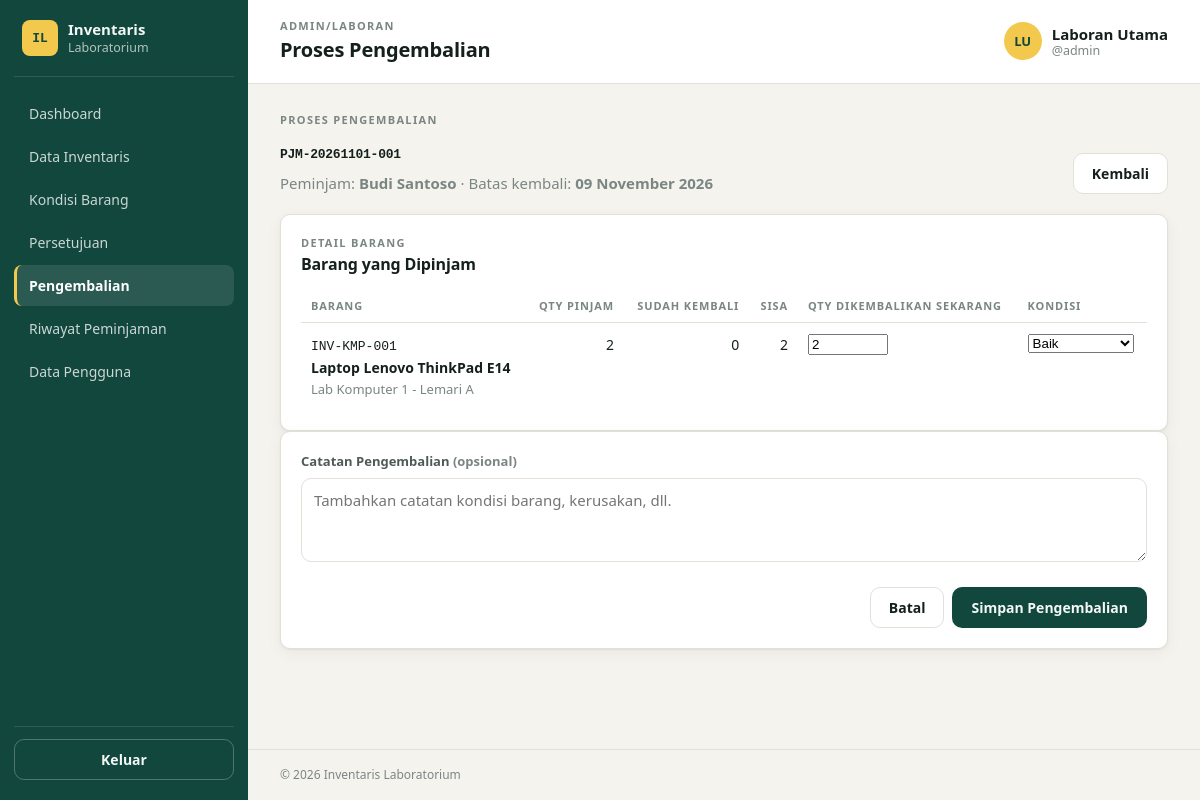
The app's page /modules/pengembalian/proses.php?id=1 (signed in) with its own data.
### tables this page shows
CREATE TABLE users (
  id            INT UNSIGNED AUTO_INCREMENT PRIMARY KEY,
  full_name     VARCHAR(100) NOT NULL,
  username      VARCHAR(50)  NOT NULL,
  password_hash VARCHAR(255) NOT NULL,              
  role          ENUM('admin','peminjam') NOT NULL DEFAULT 'peminjam',
  identity_no   VARCHAR(30)  NULL,                  
  user_type     ENUM('laboran','mahasiswa','dosen') NOT NULL DEFAULT 'mahasiswa',
  is_active     TINYINT(1)   NOT NULL DEFAULT 1,    
  created_at    DATETIME     NOT NULL DEFAULT CURRENT_TIMESTAMP,
  updated_at    DATETIME     NOT NULL DEFAULT CURRENT_TIMESTAMP ON UPDATE CURRENT_TIMESTAMP,
  CONSTRAINT uq_users_username UNIQUE (username)
);

CREATE TABLE borrowings (
  id                 INT UNSIGNED AUTO_INCREMENT PRIMARY KEY,
  borrowing_code     VARCHAR(30)  NOT NULL,
  user_id            INT UNSIGNED NOT NULL,
  borrow_date        DATE NOT NULL,
  planned_return_date DATE NOT NULL,
  purpose            VARCHAR(255) NOT NULL,
  status             ENUM('menunggu','dipinjam','ditolak','selesai') NOT NULL DEFAULT 'menunggu',
  rejection_reason   VARCHAR(255) NULL,
  processed_by       INT UNSIGNED NULL,           
  processed_at       DATETIME NULL,
  created_at         DATETIME NOT NULL DEFAULT CURRENT_TIMESTAMP,
  updated_at         DATETIME NOT NULL DEFAULT CURRENT_TIMESTAMP ON UPDATE CURRENT_TIMESTAMP,
  CONSTRAINT uq_borrowings_code UNIQUE (borrowing_code),
  CONSTRAINT fk_borrowings_user FOREIGN KEY (user_id)
    REFERENCES users(id) ON UPDATE CASCADE ON DELETE RESTRICT,
  CONSTRAINT fk_borrowings_admin FOREIGN KEY (processed_by)
    REFERENCES users(id) ON UPDATE CASCADE ON DELETE SET NULL,
  CONSTRAINT chk_borrowings_dates CHECK (planned_return_date >= borrow_date)
);

CREATE TABLE borrowing_details (
  id            INT UNSIGNED AUTO_INCREMENT PRIMARY KEY,
  borrowing_id  INT UNSIGNED NOT NULL,
  inventory_id  INT UNSIGNED NOT NULL,
  qty           INT UNSIGNED NOT NULL,
  qty_returned  INT UNSIGNED NOT NULL DEFAULT 0,
  CONSTRAINT fk_bdetail_borrowing FOREIGN KEY (borrowing_id)
    REFERENCES borrowings(id) ON UPDATE CASCADE ON DELETE CASCADE,
  CONSTRAINT fk_bdetail_inventory FOREIGN KEY (inventory_id)
    REFERENCES inventories(id) ON UPDATE CASCADE ON DELETE RESTRICT,
  CONSTRAINT uq_bdetail_item UNIQUE (borrowing_id, inventory_id),
  CONSTRAINT chk_bdetail_qty CHECK (qty >= 1 AND qty_returned <= qty)
);

CREATE TABLE inventories (
  id              INT UNSIGNED AUTO_INCREMENT PRIMARY KEY,
  code            VARCHAR(30)  NOT NULL,
  name            VARCHAR(150) NOT NULL,
  category_id     INT UNSIGNED NOT NULL,
  location        VARCHAR(100) NOT NULL,
  description     TEXT NULL,
  qty_total       INT UNSIGNED NOT NULL DEFAULT 0,
  qty_available   INT UNSIGNED NOT NULL DEFAULT 0,
  qty_borrowed    INT UNSIGNED NOT NULL DEFAULT 0,
  qty_damaged     INT UNSIGNED NOT NULL DEFAULT 0,  
  qty_damaged_light INT UNSIGNED NOT NULL DEFAULT 0,
  qty_damaged_heavy INT UNSIGNED NOT NULL DEFAULT 0,
  is_active       TINYINT(1)   NOT NULL DEFAULT 1,  
  created_at      DATETIME     NOT NULL DEFAULT CURRENT_TIMESTAMP,
  updated_at      DATETIME     NOT NULL DEFAULT CURRENT_TIMESTAMP ON UPDATE CURRENT_TIMESTAMP,
  CONSTRAINT uq_inventories_code UNIQUE (code),
  CONSTRAINT fk_inventories_category FOREIGN KEY (category_id)
    REFERENCES categories(id) ON UPDATE CASCADE ON DELETE RESTRICT,
  CONSTRAINT chk_inventories_balance
    CHECK (qty_total = qty_available + qty_borrowed + qty_damaged),
  CONSTRAINT chk_inventories_damage_split
    CHECK (qty_damaged = qty_damaged_light + qty_damaged_heavy)
);

### includes/helpers.php (called while the page is built, shortened)
<?php
require_once __DIR__ . '/../config/database.php';
function e($value): string
{
    return htmlspecialchars((string)$value, ENT_QUOTES, 'UTF-8');
}
function url(string $path = ''): string
{
    return BASE_URL . '/' . ltrim($path, '/');
}
if (!function_exists('format_date')) {
    function format_date(?string $date): string
    {
        $dateStr = trim((string)$date);
        $timestamp = strtotime($dateStr);
        $bulanIndo = [
            1  => 'Januari',
            2  => 'Februari',
            3  => 'Maret',
            4  => 'April',
            5  => 'Mei',
            6  => 'Juni',
            7  => 'Juli',
            8  => 'Agustus',
            9  => 'September',
            10 => 'Oktober',
            11 => 'November',
            12 => 'Desember'
        ];
        $day   = date('d', $timestamp);
        $month = (int)date('n', $timestamp);
        $year  = date('Y', $timestamp);
        $monthName = $bulanIndo[$month] ?? date('F', $timestamp);
        return sprintf('%s %s %s', $day, $monthName, $year);
    }
}

### auth/session.php (called while the page is built, shortened)
<?php
require_once __DIR__ . '/../includes/helpers.php';
function current_user(): ?array
{
    return $_SESSION['user'] ?? null;
}
function require_login(): array
{
    $user = current_user();
    $expired = isset($_SESSION['last_activity']) && time() - $_SESSION['last_activity'] > SESSION_TIMEOUT;
    if ($user && !$expired) {
        $stmt = db()->prepare('SELECT role, is_active FROM users WHERE id = ?');
        $stmt->execute([$user['id']]);
        $row = $stmt->fetch();
        if ($row && (int)$row['is_active'] === 1) {
            return $_SESSION['user'];
        }
    }
}
function require_role(string $role): array
{
    $user = require_login();
    return $user;
}

### config/database.php (called while the page is built, shortened)
<?php
function db(): PDO
{
    static $pdo = null;
    if ($pdo === null) {
        $dsn = sprintf('mysql:host=%s;port=%s;dbname=%s;charset=%s', DB_HOST, DB_PORT, DB_NAME, DB_CHARSET);
        try {
            $pdo = new PDO($dsn, DB_USER, DB_PASS, [
                PDO::ATTR_ERRMODE            => PDO::ERRMODE_EXCEPTION,
                PDO::ATTR_DEFAULT_FETCH_MODE => PDO::FETCH_ASSOC,
                PDO::ATTR_EMULATE_PREPARES   => false,
            ]);
        } catch (PDOException $e) {
            http_response_code(500);
            exit('Koneksi database gagal. Periksa config/config.php dan pastikan MySQL XAMPP aktif.');
        }
    }
    return $pdo;
}

### modules/pengembalian/proses.php (the view, shortened to what this page needs)
<?php
require_once __DIR__ . '/../../auth/session.php';
require_once __DIR__ . '/../../includes/helpers.php';
$user = require_role('admin');
$pdo  = db();
$id = valid_nonnegative_int($_GET['id'] ?? '');
$stmt = $pdo->prepare("
    SELECT
        b.*,
        u.full_name AS borrower_name,
        u.identity_no AS borrower_identity,
        u.user_type AS borrower_type
    FROM borrowings b
    JOIN users u ON u.id = b.user_id
    WHERE b.id = ? AND b.status = 'dipinjam'
");
$stmt->execute([$id]);
$borrowing = $stmt->fetch();
$detailStmt = $pdo->prepare("
    SELECT
        bd.id,
        bd.inventory_id,
        bd.qty,
        bd.qty_returned,
        (bd.qty - bd.qty_returned) AS qty_remaining,
        i.code  AS inventory_code,
        i.name  AS inventory_name,
        i.location AS inventory_location
    FROM borrowing_details bd
    JOIN inventories i ON i.id = bd.inventory_id
    WHERE bd.borrowing_id = ?
    ORDER BY i.name
");
$detailStmt->execute([$id]);
$details = $detailStmt->fetchAll();
$pageTitle  = 'Proses Pengembalian';
require __DIR__ . '/../../layouts/header.php';
?>
<section class="page-heading">
  <div>
    <p class="eyebrow">Proses pengembalian</p>
    <h2><span class="mono"><?= e($borrowing['borrowing_code']) ?></span></h2>
    <p class="muted">Peminjam: <strong><?= e($borrowing['borrower_name']) ?></strong>
      · Batas kembali: <strong><?= e(format_date($borrowing['planned_return_date'])) ?></strong>
    </p>
  </div>
  <a class="btn btn-light" href="<?= e(url('modules/pengembalian/index.php')) ?>">Kembali</a>
</section>
<form method="post" action="<?= e(url('modules/pengembalian/action.php')) ?>">
  <section class="card">
    <div class="card-head">
      <div><p class="eyebrow">Detail barang</p><h3>Barang yang Dipinjam</h3></div>
    </div>
    <div class="table-wrap">
      <table class="table">
        <thead>
          <tr>
            <th>Barang</th>
            <th class="num">Qty Pinjam</th>
            <th class="num">Sudah Kembali</th>
            <th class="num">Sisa</th>
            <th>Qty Dikembalikan Sekarang</th>
            <th>Kondisi</th>
          </tr>
        </thead>
        <tbody>
          <?php foreach ($details as $d): ?>
            <?php $remaining = (int)$d['qty_remaining']; ?>
            <tr>
              <td>
                <span class="mono small"><?= e($d['inventory_code']) ?></span><br>
                <strong><?= e($d['inventory_name']) ?></strong><br>
                <span class="muted small"><?= e($d['inventory_location']) ?></span>
              </td>
              <td class="num"><?= (int)$d['qty'] ?></td>
              <td class="num"><?= (int)$d['qty_returned'] ?></td>
              <td class="num <?= $remaining > 0 ? '' : 'muted' ?>"><?= $remaining ?></td>
              <td>
                <?php if ($remaining > 0): ?>
                  <input
                    type="number"
                    name="qty_return_<?= (int)$d['id'] ?>"
                    min="0"
                    max="<?= $remaining ?>"
                    value="<?= $remaining ?>"
                    class="field"
                    style="width:5rem"
                    aria-label="Qty dikembalikan untuk <?= e($d['inventory_name']) ?>"
                  >
                <?php else: ?>
                  <span class="badge badge-success">Selesai</span>
                <?php endif; ?>
              </td>
              <td>
                <?php if ($remaining > 0): ?>
                  <select name="condition_<?= (int)$d['id'] ?>" class="field" aria-label="Kondisi pengembalian <?= e($d['inventory_name']) ?>">
                    <option value="baik">Baik</option>
                  </select>
                <?php else: ?>
                  <span class="muted">—</span>
                <?php endif; ?>
              </td>
            </tr>
          <?php endforeach; ?>
        </tbody>
      </table>
    </div>
  </section>
  <section class="card form-card">
    <label class="field field-wide">
      <span>Catatan Pengembalian <span class="muted">(opsional)</span></span>
      <textarea name="catatan" rows="3" placeholder="Tambahkan catatan kondisi barang, kerusakan, dll."></textarea>
    </label>
    <div class="form-actions">
      <a class="btn btn-light" href="<?= e(url('modules/pengembalian/index.php')) ?>">Batal</a>
      <button class="btn" type="submit">Simpan Pengembalian</button>
    </div>
  </section>
</form>
<?php require __DIR__ . '/../../layouts/footer.php'; ?>

### layouts/header.php (shortened to what this page needs)
<?php
$pageTitle  = $pageTitle  ?? 'Dashboard';
$roleLabel  = $user['role'] === 'admin' ? 'Admin/Laboran' : ucfirst($user['user_type']);
$initials   = strtoupper(implode('', array_map(fn($w) => $w[0] ?? '', array_slice(explode(' ', preg_replace('/^(Dr\.|Prof\.)\s*/', '', $user['full_name'])), 0, 2))));
?>
<!DOCTYPE html>
<html lang="id">
<head>
  <link rel="stylesheet" href="<?= e(url('assets/css/style.css')) ?>">
</head>
<body>
<div class="app">
  <?php require __DIR__ . '/sidebar.php'; ?>
  <div class="main">
    <header class="topbar">
      <div class="topbar-title">
        <p class="eyebrow"><?= e($roleLabel) ?></p>
        <h1><?= e($pageTitle) ?></h1>
      </div>
      <div class="topbar-user">
        <span class="avatar"><?= e($initials) ?></span>
        <span class="user-meta">
          <strong><?= e($user['full_name']) ?></strong>
          <small>@<?= e($user['username']) ?></small>
        </span>
      </div>
    </header>
    <main class="content">

### assets/css/style.css (style rules this page uses)
:root { --ink: #15201d; --ink-soft: #4d5a56; --muted: #7a8683; --paper: #f5f3ee; --surface: #ffffff; --line: #e3e0d8; --primary: #12473d; --primary-2: #1c6656; --primary-ink: #f3f7f5; --tag: #f2c94c; --success: #1f7a4a; --success-bg: #e4f3ea; --info: #1f5f8b; --info-bg: #e3eef7; --warning: #8a6100; --warning-bg: #fbf0d2; --danger: #a8322a; --danger-bg: #f8e3e1; --radius: 10px; --shadow: 0 1px 2px rgba(21,32,29,.06), 0 4px 16px rgba(21,32,29,.05); --font: "Segoe UI", "Helvetica Neue", Arial, sans-serif; --mono: "Cascadia Mono", "Consolas", "SFMono-Regular", monospace; }
* { box-sizing: border-box; }
html, body { margin: 0; }
body { font-family: var(--font); background: var(--paper); color: var(--ink); font-size: 15px; line-height: 1.5; }
a { color: var(--primary-2); }
h1, h2, h3 { margin: 0; letter-spacing: -.01em; }
.muted { color: var(--muted); }
.small { font-size: 13px; }
.mono { font-family: var(--mono); font-size: 13px; }
.num { text-align: right; }
.eyebrow { margin: 0; font-size: 11px; font-weight: 700; letter-spacing: .12em; text-transform: uppercase; color: var(--muted); }
.btn { display: inline-flex; align-items: center; justify-content: center; gap: 6px; padding: 10px 18px; border: 1px solid transparent; border-radius: var(--radius); background: var(--primary); color: var(--primary-ink); font: 600 14px var(--font); cursor: pointer; text-decoration: none; transition: background .15s; }
.field { display: block; margin-bottom: 16px; }
.field > span { display: block; font-size: 13px; font-weight: 600; margin-bottom: 6px; color: var(--ink-soft); }
.app { display: flex; min-height: 100vh; }
.main { flex: 1; min-width: 0; display: flex; flex-direction: column; }
.topbar { display: flex; align-items: center; gap: 16px; padding: 18px 32px; background: var(--surface); border-bottom: 1px solid var(--line); }
.topbar-title { flex: 1; }
.topbar-title h1 { font-size: 20px; }
.topbar-user { display: flex; align-items: center; gap: 10px; }
.avatar { width: 38px; height: 38px; border-radius: 50%; background: var(--tag); color: var(--primary); display: grid; place-items: center; font-weight: 800; font-size: 13px; }
.user-meta { display: grid; line-height: 1.2; }
.user-meta small { color: var(--muted); }
.content { padding: 28px 32px; flex: 1; }
.card { background: var(--surface); border: 1px solid var(--line); border-radius: var(--radius); padding: 20px; box-shadow: var(--shadow); }
.card-head { display: flex; justify-content: space-between; align-items: center; margin-bottom: 14px; }
.card-head h3 { font-size: 16px; }
.table-wrap { overflow-x: auto; }
.table { width: 100%; border-collapse: collapse; font-size: 14px; }
.table th { text-align: left; font-size: 11px; text-transform: uppercase; letter-spacing: .08em; color: var(--muted); padding: 8px 10px; border-bottom: 1px solid var(--line); }
.table td { padding: 11px 10px; border-bottom: 1px solid var(--line); vertical-align: top; }
.table tr:last-child td { border-bottom: 0; }
.table th.num, .table td.num { text-align: right; }
.page-heading { display:flex; justify-content:space-between; align-items:flex-end; gap:16px; flex-wrap:wrap; margin-bottom:20px; }
.page-heading h2 { font-size:25px; margin:2px 0 4px; }
.page-heading .muted { margin:0; }
.filter-actions, .form-actions { display:flex; align-items:center; gap:8px; flex-wrap:wrap; }
.btn-light { background:var(--surface); color:var(--ink); border-color:var(--line); }
.field select, .field textarea, .category-inline input { width:100%; padding:11px 12px; border:1px solid var(--line); border-radius:var(--radius); font:15px var(--font); background:var(--surface); color:var(--ink); }
.form-card { max-width:900px; }
.field-wide, .detail-wide { grid-column:1/-1; }
.form-actions { justify-content:flex-end; margin-top:20px; }

### records on screen
users: role "ADMIN/LABORAN", role "LU", role "Laboran Utama", role "admin"
borrowings: borrowing_code "PJM-20261101-001", user.full_name "Budi Santoso", planned_return_date "09 November 2026"
borrowing_details: inventory.code "INV-KMP-001", inventory.name "Laptop Lenovo ThinkPad E14", inventory.location "Lab Komputer 1 - Lemari A", qty "2", qty_returned "0", remaining "2", value "2", id+inventory "Baik"

### other values on screen
$m['label'] "Dashboard"
$m['label'] "Data Inventaris"
$m['label'] "Kondisi Barang"
$m['label'] "Persetujuan"
$m['label'] "Pengembalian"
$m['label'] "Riwayat Peminjaman"
$m['label'] "Data Pengguna"
$pageTitle "Proses Pengembalian"
APP_NAME "Inventaris Laboratorium"
